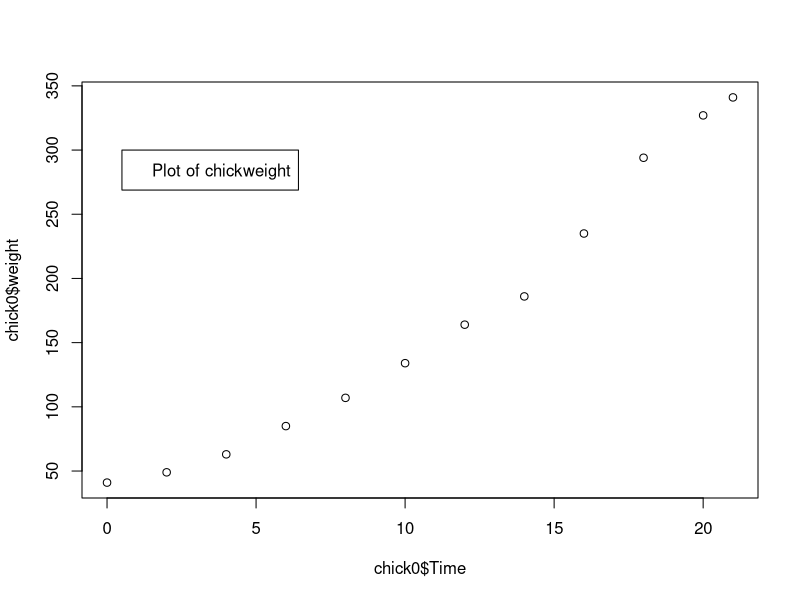
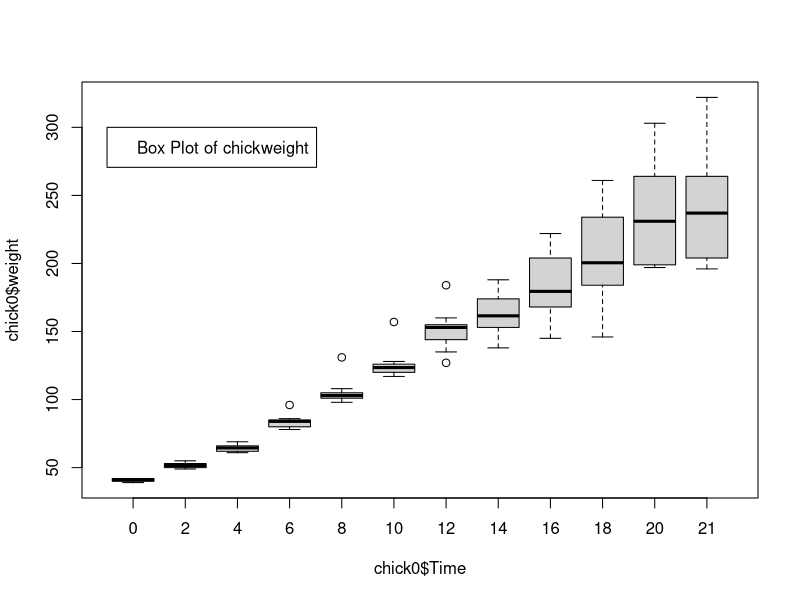
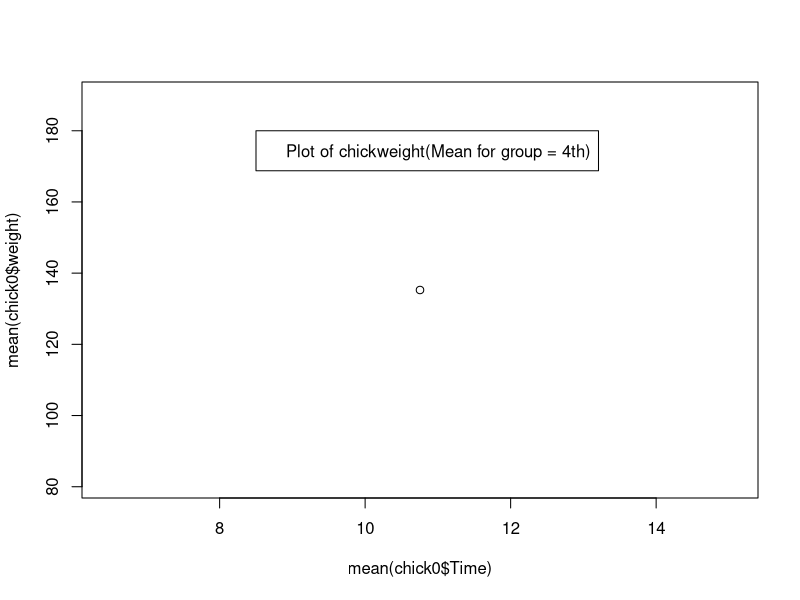
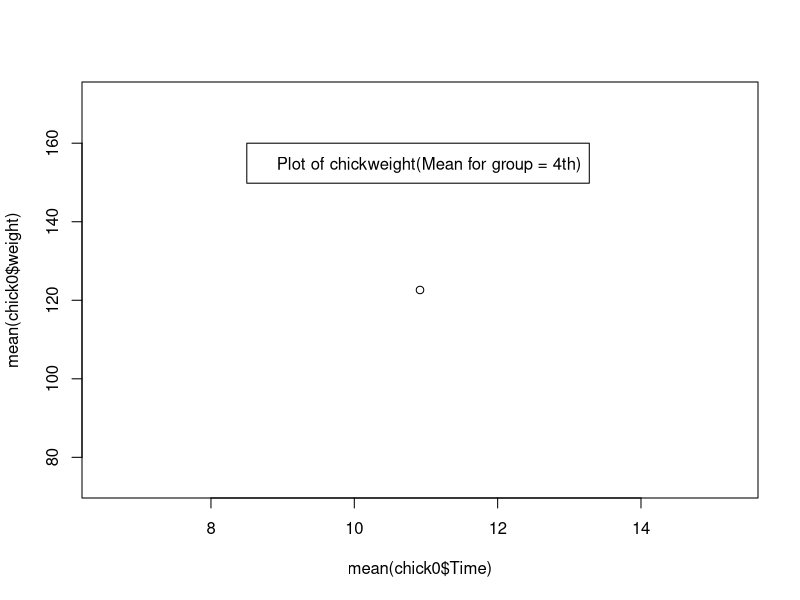

Here is the R script that generated these plots, in order: (Note: this script raises an error after producing the figures.)
## ---- chunk 1
knitr::opts_chunk$set(echo = TRUE)

## ---- chunk 2
library(tidyverse)
summary(ChickWeight)
## ---- chunk 3
library("tidyverse")
chick0<-ChickWeight[ChickWeight$Chick==34,]
plot(chick0$weight~chick0$Time)
legend(0.5,300,legend=c("Plot of chickweight"))

## ---- chunk 4
library("tidyverse")
chick0<-ChickWeight[ChickWeight$Diet==4,]
boxplot(chick0$weight~chick0$Time)
legend(0.5,300,legend=c("Box Plot of chickweight"))


## ---- chunk 5
library("tidyverse")
chick0<-ChickWeight[ChickWeight$Diet==4,]
plot(mean(chick0$weight)~mean(chick0$Time))

legend(8.5,180,legend=c("Plot of chickweight(Mean for group = 4th)"))

## ---- chunk 6
library("tidyverse")
chick0<-ChickWeight[ChickWeight$Diet==2,]
plot(mean(chick0$weight)~mean(chick0$Time))

legend(8.5,160,legend=c("Plot of chickweight(Mean for group = 4th)"))

## ---- chunk 7
library("tidyverse")
chick0<-ChickWeight[ChickWeight$Diet==6,]
time<-(chick0$weight~chick0$Time)

X<-c(chick0)
y<-c(time)
barplot(y,names.arg = X)
barplot(y.names.arg=X,col="green")
#legend(15,300,legend=c("bar Plot of chickweight"))

